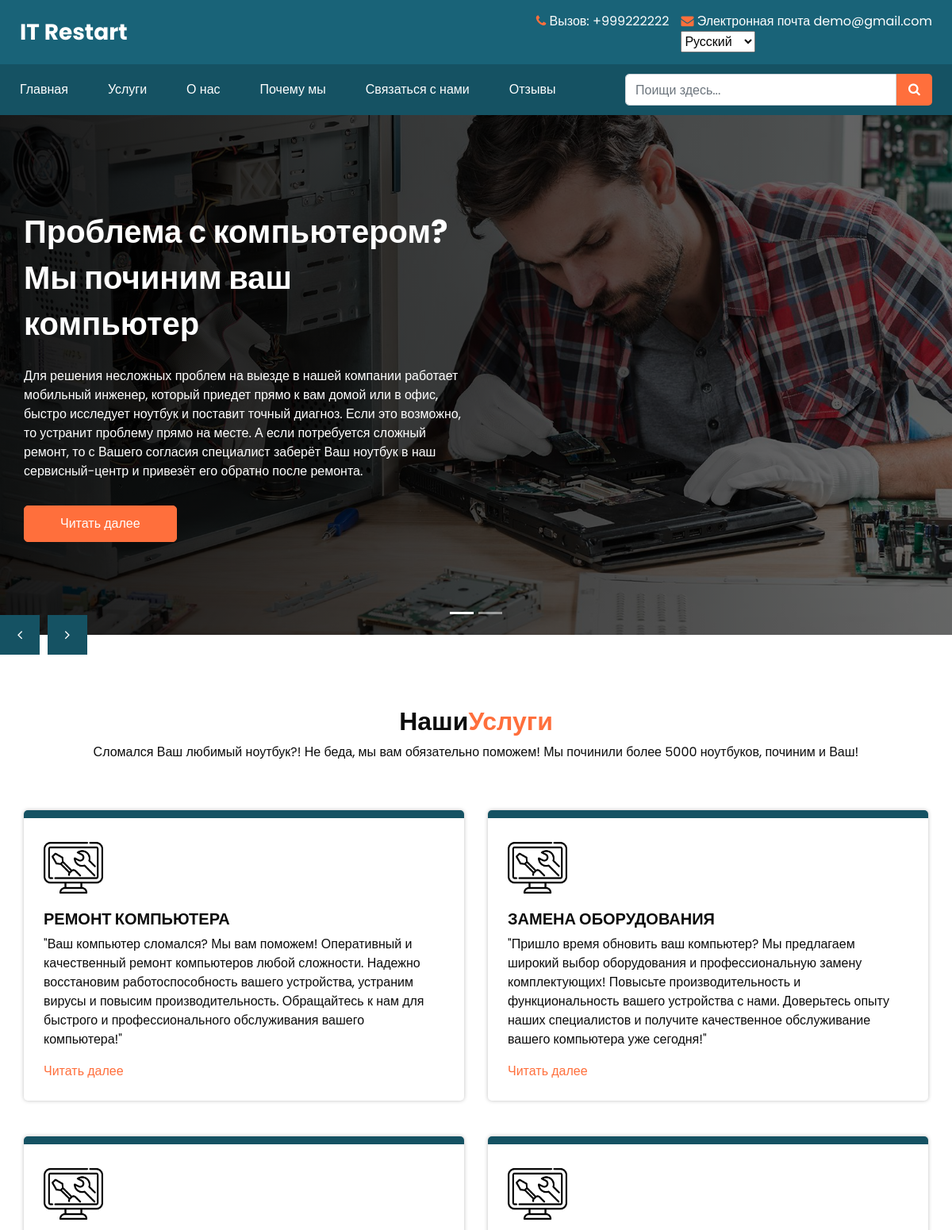
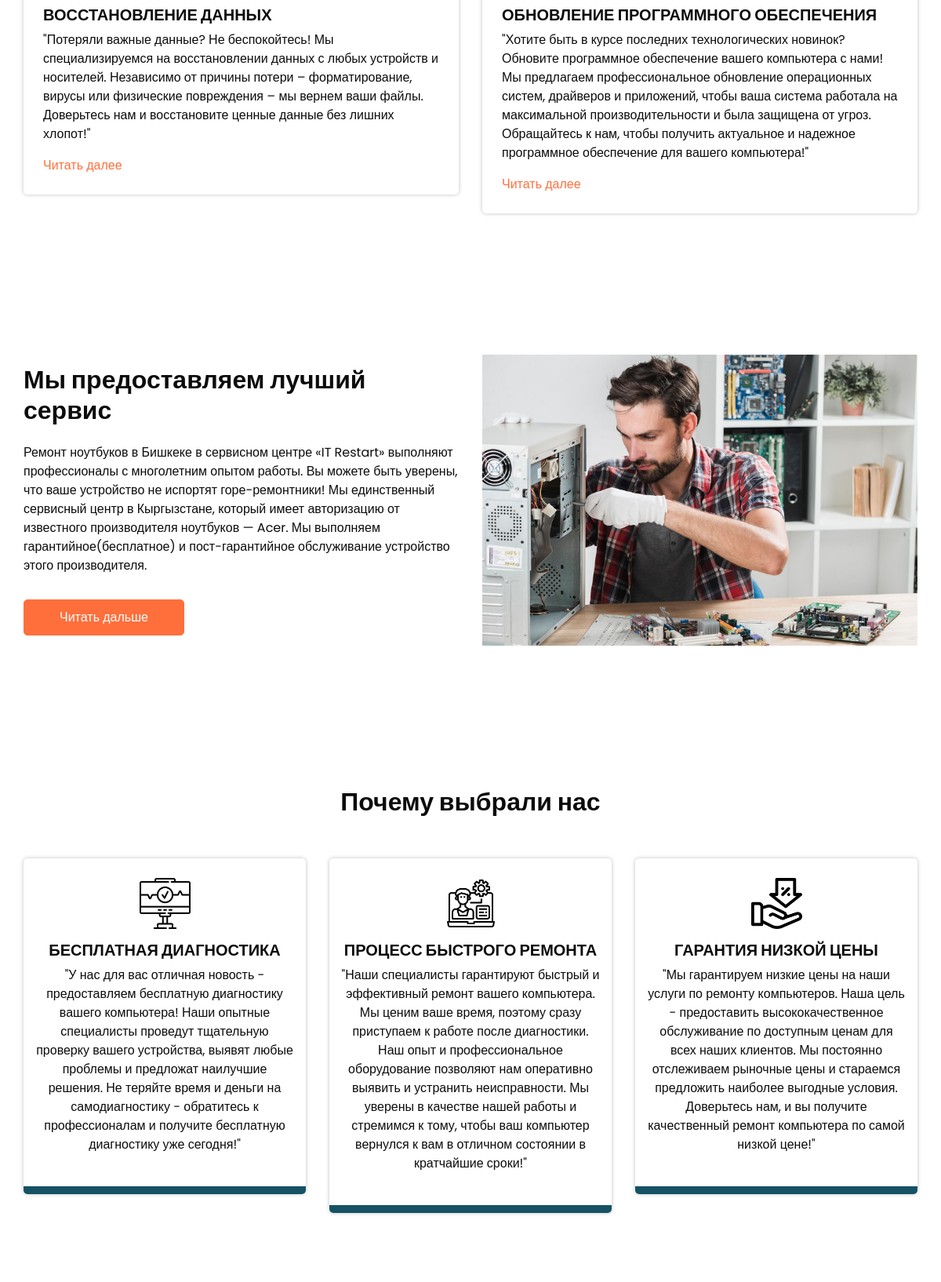
Page /ru/ (upper part) on the committed database (2 pictures, top to bottom).
### service/models.py (models this page shows, shortened)
class Slider(models.Model):
    name = models.CharField(max_length=70, verbose_name=_('Slider'))
    description = models.TextField(verbose_name=_('Description'))
    def get_absolute_url(self):
        return reverse('slider_detail', kwargs={'pk': self.pk})

class Service(models.Model):
    name = models.CharField(max_length=50, verbose_name=_('Service'))
    description = models.TextField(verbose_name=_('Description'))
    category = models.ForeignKey('ServiceCategory', on_delete=models.PROTECT, null=True,blank=True)
    def get_absolute_url(self):
        return reverse('service_detail', kwargs={'pk': self.pk})

### service/views.py (the view, shortened to what this page needs)
# urls.py: path('', HomeView.as_view(), name='home'),
class HomeView(View):
    context = {}
    def get(self, request):
        self.context['slider'] = Slider.objects.all()
        self.context['service'] = Service.objects.all()
        self.context['category'] = ServiceCategory.objects.all()
        form = ContactForm()
        self.context['form'] = form
        return render(request, 'base.html', self.context)

### service/forms.py
class ContactForm(forms.ModelForm):
    model = Contact
    class Meta:
        model = Contact
        fields = ('name', 'last_name', 'email', 'phone', 'message')
        widgets = {
            'message': forms.Textarea(attrs={'cols': 35, 'rows': 7})
        }

### service/models.py (called while the page is built)
    def get_absolute_url(self):
        return reverse('category_detail', kwargs={'pk': self.pk})

### service/templates/base.html (shortened to what this page needs)
{% load static %}
{% load i18n %}
<!DOCTYPE html>
<html>
{% block headerr %}
<head>
  <link href="https://maxcdn.bootstrapcdn.com/bootstrap/4.5.2/css/bootstrap.min.css" rel="stylesheet">
  <link rel="stylesheet" type="text/css" href="https://cdnjs.cloudflare.com/ajax/libs/OwlCarousel2/2.3.4/assets/owl.carousel.min.css" />
  <link rel="stylesheet" type="text/css" href="{% static 'css/bootstrap.css'%}" />
  <link href="{% static 'css/font-awesome.min.css' %}" rel="stylesheet" />
  <link href="{% static 'css/style.css' %}" rel="stylesheet" />
  <link href="{% static 'css/responsive.css' %}" rel="stylesheet" />
</head>
{% endblock %}
<body>
  <div class="hero_area">
{% block header %}
<header class="header_section">
  <div class="header_top">
    <div class="container-fluid">
      <div class="top_nav_container">
        <a class="navbar-brand d-none d-lg-flex" href="{% url 'home' %}">
          <span>
            IT Restart
          </span>
        </a>
        <div class="contact_nav">
          <a href="{% url 'contact' %}">
            <i class="fa fa-phone" aria-hidden="true"></i>
            <span>
              {% trans 'Вызов' %}: +999222222
            </span>
          </a>
          <a href="">
            <i class="fa fa-envelope" aria-hidden="true"></i>
            <span>
              {% trans 'Электронная почта' %} demo@gmail.com
            </span>
            <span>
<form action="{% url 'set_language' %}" method="post" id="languageForm">
    <select name="language" id="languageSelect" onchange="document.getElementById('languageForm').submit();">
        {% get_current_language as LANGUAGE_CODE %}
        {% get_available_languages as LANGUAGES %}
        {% get_language_info_list for LANGUAGES as languages %}
        {% for language in languages %}
            <option value="{{ language.code }}" data-flag-url="{% static 'images/' %}{{ language.code }}.png" {% if language.code == LANGUAGE_CODE %} selected{% endif %}>
                {{ language.name_local }}
            </option>
        {% endfor %}
    </select>
</form>
            </span>
          </a>
        </div>
      </div>
    </div>
  </div>
  <div class="header_bottom">
    <div class="container-fluid">
      <nav class="navbar navbar-expand-lg custom_nav-container">
        <div class="collapse navbar-collapse" id="navbarSupportedContent">
          <ul class="navbar-nav">
            <li class="nav-item active dropdown">
              <a class="nav-link pl-lg-0 dropdown-toggle" href="{% url 'home' %}">
                {% trans 'Главная' %}
              </a>
            <li class="nav-item dropdown">
              <a class="nav-link dropdown-toggle" href="{% url 'service' %}" id="navbarDropdownService" role="button" data-toggle="dropdown" aria-haspopup="true" aria-expanded="false">
                {% trans 'Услуги' %}
              </a>
            </li>
            <li class="nav-item dropdown">
              <a class="nav-link dropdown-toggle" href="{% url 'about' %}">
                {% trans 'О нас' %}
              </a>
            </li>
            <li class="nav-item dropdown">
              <a class="nav-link dropdown-toggle" href="{% url 'why' %}">
                {% trans 'Почему мы' %}
              </a>
            </li>
            <li class="nav-item dropdown">
              <a class="nav-link dropdown-toggle" href="{% url 'contact' %}">
                {% trans 'Связаться с нами' %}
              </a>
            </li>
            <li class="nav-item dropdown">
              <a class="nav-link dropdown-toggle" href="{% url 'client' %}">
                {% trans 'Отзывы' %}
              </a>
            </li>
          </ul>
          <form class="search_form">
            <input type="text" class="form-control" placeholder="{% trans 'Поищи здесь...' %}">
            <button class="" type="submit">
              <i class="fa fa-search" aria-hidden="true"></i>
            </button>
          </form>
        </div>
      </nav>
    </div>
  </div>
</header>
{% endblock %}
{% block slider %}
<section class="slider_section">
  <div class="slider-bg">
    <img src="{% static 'images/slider-bg.jpg' %}" alt="">
  </div>
  <div id="customCarousel1" class="carousel slide" data-ride="carousel">
    <ol class="carousel-indicators">
      {% for i in slider %}
        <li data-target="#customCarousel1" data-slide-to="{{ forloop.counter0 }}" class="{% if forloop.first %}active{% endif %}"></li>
      {% endfor %}
    </ol>
    <div class="carousel-inner">
      {% for i in slider %}
        <div class="carousel-item {% if forloop.first %}active{% endif %}">
          <div class="container">
            <div class="row">
              <div class="col-lg-6">
                <div class="detail-box">
                  <h1>{{ i.name }}</h1>
                  <p>{{ i.description }}</p>
                  <a href="{{ i.get_absolute_url }}">{% trans 'Читать далее' %}</a>
                </div>
              </div>
            </div>
          </div>
        </div>
      {% endfor %}
    </div>
    <div class="carousel_btn_box">
      <a class="carousel-control-prev" href="#customCarousel1" role="button" data-slide="prev">
        <i class="fa fa-angle-left" aria-hidden="true"></i>
      </a>
      <a class="carousel-control-next" href="#customCarousel1" role="button" data-slide="next">
        <i class="fa fa-angle-right" aria-hidden="true"></i>
      </a>
    </div>
  </div>
</section>
  </div>
{% endblock %}
{% block service %}
  <section class="service_section layout_padding">
    <div class="service_container">
      <div class="container ">
        <div class="heading_container heading_center">
          <h2>
            {% trans 'Наши' %}<span>{% trans 'Услуги' %}</span>
          </h2>
          <p>
            {% trans 'Сломался Ваш любимый ноутбук?! Не беда, мы вам обязательно поможем! Мы починили более 5000 ноутбуков, починим и Ваш!' %}
          </p>
        </div>
        <div class="row">
          {% for i in service %}
          <div class="col-md-6 ">
            <div class="box ">
              <div class="img-box">
                <img src="{% static 'images/s1.png' %}" alt="">
              </div>
              <div class="detail-box">
                <h5>
                  {{i.name}}
                </h5>
                <p>
                  {{i.description}}
                </p>
                <a href="{{ i.get_absolute_url }}">
                  {% trans 'Читать далее' %}
                </a>
              </div>
            </div>
          </div>
          {% endfor %}
              </div>
            </div>
          </div>
  </section>
{% endblock %}
{% block about %}
  <section class="about_section layout_padding">
    <div class="container ">
      <div class="row">
        <div class="col-md-6">
          <div class="detail-box">
            <div class="heading_container">
              <h2>
                {% trans 'Мы предоставляем лучший сервис' %}
              </h2>
            </div>
            <p>
              {% trans 'Ремонт ноутбуков в Бишкеке в сервисном центре «IT Restart» выполняют профессионалы с многолетним опытом работы. Вы можете быть уверены, что ваше устройство не испортят горе-ремонтники! Мы единственный сервисный центр в Кыргызстане, который имеет авторизацию от известного производителя ноутбуков — Acer. Мы выполняем гарантийное(бесплатное) и пост-гарантийное обслуживание устройство этого производителя.' %}
            </p>
            <a href="{% url 'about' %}">
              {% trans 'Читать дальше' %}
            </a>
          </div>
        </div>
        <div class="col-md-6">
          <div class="img-box">
            <img src="{% static 'images/about-img.jpg' %}" alt="">
          </div>
        </div>
      </div>
    </div>
  </section>
{% endblock %}
{% block why %}
 <section class="why_us_section layout_padding">
  <div class="container">
    <div class="heading_container heading_center">
      <h2>
        {% trans 'Почему выбрали нас' %}
      </h2>
    </div>
    <div class="row">
      <div class="col-md-4">
        <div class="box ">
          <div class="img-box">
            <img src="{% static 'images/w1.png' %}" alt="">
          </div>
          <div class="detail-box">
            <h5>
              {% trans 'Бесплатная диагностика'%}
            </h5>
            <p>
              {% trans '"У нас для вас отличная новость - предоставляем бесплатную диагностику вашего компьютера! Наши опытные специалисты проведут тщательную проверку вашего устройства, выявят любые проблемы и предложат наилучшие решения. Не теряйте время и деньги на самодиагностику - обратитесь к профессионалам и получите бесплатную диагностику уже сегодня!"' %}
            </p>
          </div>
        </div>
      </div>
      <div class="col-md-4">
        <div class="box ">
          <div class="img-box">
            <img src="{% static 'images/w2.png' %}" alt="">
          </div>
          <div class="detail-box">
            <h5>
              {% trans 'Процесс быстрого ремонта' %}
            </h5>
            <p>
              {% trans '"Наши специалисты гарантируют быстрый и эффективный ремонт вашего компьютера. Мы ценим ваше время, поэтому сразу приступаем к работе после диагностики. Наш опыт и профессиональное оборудование позволяют нам оперативно выявить и устранить неисправности. Мы уверены в качестве нашей работы и стремимся к тому, чтобы ваш компьютер вернулся к вам в отличном состоянии в кратчайшие сроки!"' %}
            </p>
          </div>
        </div>
      </div>
      <div class="col-md-4">
        <div class="box ">
          <div class="img-box">
            <img src="{% static 'images/w3.png' %}" alt="">
          </div>
          <div class="detail-box">
            <h5>
              {% trans 'Гарантия низкой цены' %}
            </h5>
            <p>
              {% trans '"Мы гарантируем низкие цены на наши услуги по ремонту компьютеров. Наша цель - предоставить высококачественное обслуживание по доступным ценам для всех наших клиентов. Мы постоянно отслеживаем рыночные цены и стараемся предложить наиболее выгодные условия. Доверьтесь нам, и вы получите качественный ремонт компьютера по самой низкой цене!"' %}
            </p>
          </div>
        </div>
      </div>
    </div>
  </div>
</section>
{% endblock %}
</body>
</html>

### static/css/responsive.css (style rules this page uses)
@media (min-width: 1200px) { .container { max-width: 1170px; } }

### rows in the picture
Slider: name "Проблема с компьютером? Мы починим ваш компьютер", description "Для решения несложных проблем на выезде в нашей компании работает мобильный инженер, который приедет прямо к вам домой или в офис, быстро исследует ноутбук и поставит точный диагноз. Если это возможно, то устранит проблему прямо на месте. А если потребуется сложный ремонт, то с Вашего согласия специалист заберёт Ваш ноутбук в наш сервисный-центр и привезёт его обратно после ремонта."
Service: name "РЕМОНТ КОМПЬЮТЕРА", description "\"Ваш компьютер сломался? Мы вам поможем! Оперативный и качественный ремонт компьютеров любой сложности. Надежно восстановим работоспособность вашего устройства, устраним вирусы и повысим производительность. Обращайтесь к нам для быстрого и профессионального обслуживания вашего компьютера!\""
Service: name "ЗАМЕНА ОБОРУДОВАНИЯ", description "\"Пришло время обновить ваш компьютер? Мы предлагаем широкий выбор оборудования и профессиональную замену комплектующих! Повысьте производительность и функциональность вашего устройства с нами. Доверьтесь опыту наших специалистов и получите качественное обслуживание вашего компьютера уже сегодня!\""
Service: name "ВОССТАНОВЛЕНИЕ ДАННЫХ", description "\"Потеряли важные данные? Не беспокойтесь! Мы специализируемся на восстановлении данных с любых устройств и носителей. Независимо от причины потери – форматирование, вирусы или физические повреждения – мы вернем ваши файлы. Доверьтесь нам и восстановите ценные данные без лишних хлопот!\""
Service: name "ОБНОВЛЕНИЕ ПРОГРАММНОГО ОБЕСПЕЧЕНИЯ", description "\"Хотите быть в курсе последних технологических новинок? Обновите программное обеспечение вашего компьютера с нами! Мы предлагаем профессиональное обновление операционных систем, драйверов и приложений, чтобы ваша система работала на максимальной производительности и была защищена от угроз. Обращайтесь к нам, чтобы получить актуальное и надежное программное обеспечение для вашего компьютера!\""

### other values in the picture
form field language "Русский"
